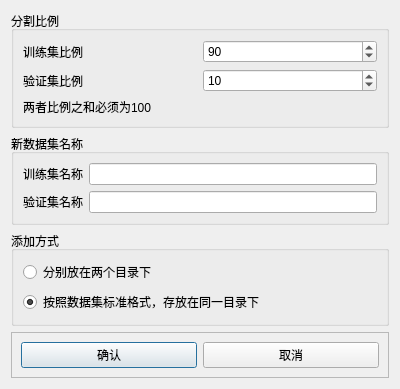
<?xml version="1.0" encoding="UTF-8"?>
<ui version="4.0">
 <class>Dialog</class>
 <widget class="QDialog" name="Dialog">
  <property name="geometry">
   <rect>
    <x>0</x>
    <y>0</y>
    <width>400</width>
    <height>383</height>
   </rect>
  </property>
  <property name="windowTitle">
   <string>分割数据集</string>
  </property>
  <layout class="QVBoxLayout" name="verticalLayout">
   <item>
    <widget class="QGroupBox" name="groupBox">
     <property name="title">
      <string>分割比例</string>
     </property>
     <layout class="QGridLayout" name="gridLayout">
      <item row="0" column="0">
       <widget class="QLabel" name="label">
        <property name="text">
         <string>训练集比例</string>
        </property>
       </widget>
      </item>
      <item row="1" column="0">
       <widget class="QLabel" name="label_2">
        <property name="text">
         <string>验证集比例</string>
        </property>
       </widget>
      </item>
      <item row="0" column="1">
       <widget class="QSpinBox" name="trainBox">
        <property name="minimum">
         <number>1</number>
        </property>
        <property name="maximum">
         <number>99</number>
        </property>
        <property name="value">
         <number>90</number>
        </property>
       </widget>
      </item>
      <item row="1" column="1">
       <widget class="QSpinBox" name="valBox">
        <property name="minimum">
         <number>1</number>
        </property>
        <property name="maximum">
         <number>99</number>
        </property>
        <property name="value">
         <number>10</number>
        </property>
       </widget>
      </item>
      <item row="2" column="0">
       <widget class="QLabel" name="label_3">
        <property name="text">
         <string>两者比例之和必须为100</string>
        </property>
       </widget>
      </item>
     </layout>
    </widget>
   </item>
   <item>
    <widget class="QGroupBox" name="groupBox_2">
     <property name="title">
      <string>新数据集名称</string>
     </property>
     <layout class="QGridLayout" name="gridLayout_2">
      <item row="0" column="0">
       <widget class="QLabel" name="label_4">
        <property name="text">
         <string>训练集名称</string>
        </property>
       </widget>
      </item>
      <item row="0" column="1">
       <widget class="QLineEdit" name="trainEdit"/>
      </item>
      <item row="1" column="0">
       <widget class="QLabel" name="label_5">
        <property name="text">
         <string>验证集名称</string>
        </property>
       </widget>
      </item>
      <item row="1" column="1">
       <widget class="QLineEdit" name="valEdit"/>
      </item>
     </layout>
    </widget>
   </item>
   <item>
    <widget class="QGroupBox" name="groupBox_3">
     <property name="title">
      <string>添加方式</string>
     </property>
     <layout class="QVBoxLayout" name="verticalLayout_2">
      <item>
       <widget class="QRadioButton" name="twodirButton">
        <property name="text">
         <string>分别放在两个目录下</string>
        </property>
       </widget>
      </item>
      <item>
       <widget class="QRadioButton" name="onedirButton">
        <property name="text">
         <string>按照数据集标准格式，存放在同一目录下</string>
        </property>
        <property name="checked">
         <bool>true</bool>
        </property>
       </widget>
      </item>
     </layout>
    </widget>
   </item>
   <item>
    <widget class="QFrame" name="frame">
     <property name="frameShape">
      <enum>QFrame::StyledPanel</enum>
     </property>
     <property name="frameShadow">
      <enum>QFrame::Raised</enum>
     </property>
     <layout class="QHBoxLayout" name="horizontalLayout">
      <item>
       <widget class="QPushButton" name="okButton">
        <property name="text">
         <string>确认</string>
        </property>
       </widget>
      </item>
      <item>
       <widget class="QPushButton" name="cancelButton">
        <property name="text">
         <string>取消</string>
        </property>
       </widget>
      </item>
     </layout>
    </widget>
   </item>
  </layout>
 </widget>
 <tabstops>
  <tabstop>trainBox</tabstop>
  <tabstop>valBox</tabstop>
  <tabstop>trainEdit</tabstop>
  <tabstop>valEdit</tabstop>
  <tabstop>twodirButton</tabstop>
  <tabstop>onedirButton</tabstop>
  <tabstop>okButton</tabstop>
  <tabstop>cancelButton</tabstop>
 </tabstops>
 <resources/>
 <connections>
  <connection>
   <sender>cancelButton</sender>
   <signal>clicked()</signal>
   <receiver>Dialog</receiver>
   <slot>reject()</slot>
   <hints>
    <hint type="sourcelabel">
     <x>290</x>
     <y>267</y>
    </hint>
    <hint type="destinationlabel">
     <x>199</x>
     <y>150</y>
    </hint>
   </hints>
  </connection>
 </connections>
</ui>
